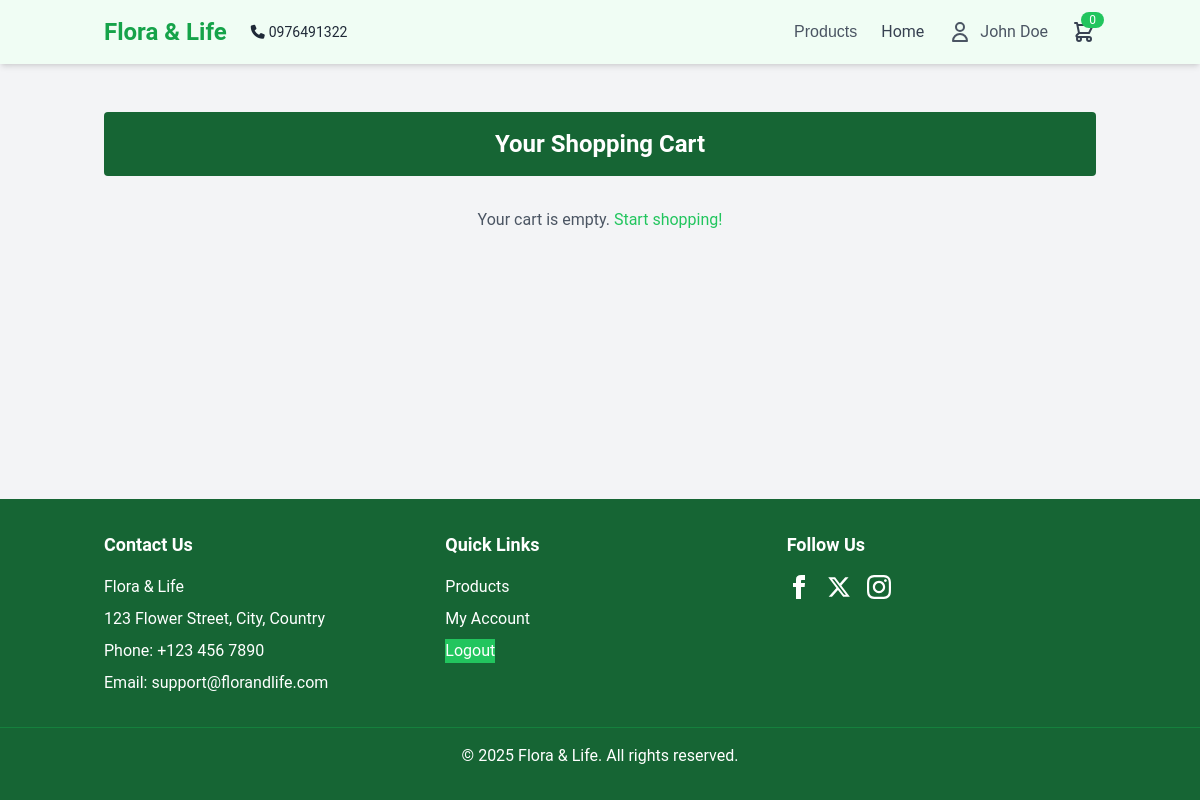
The page /cart.php (signed in) on the database as committed earlier.
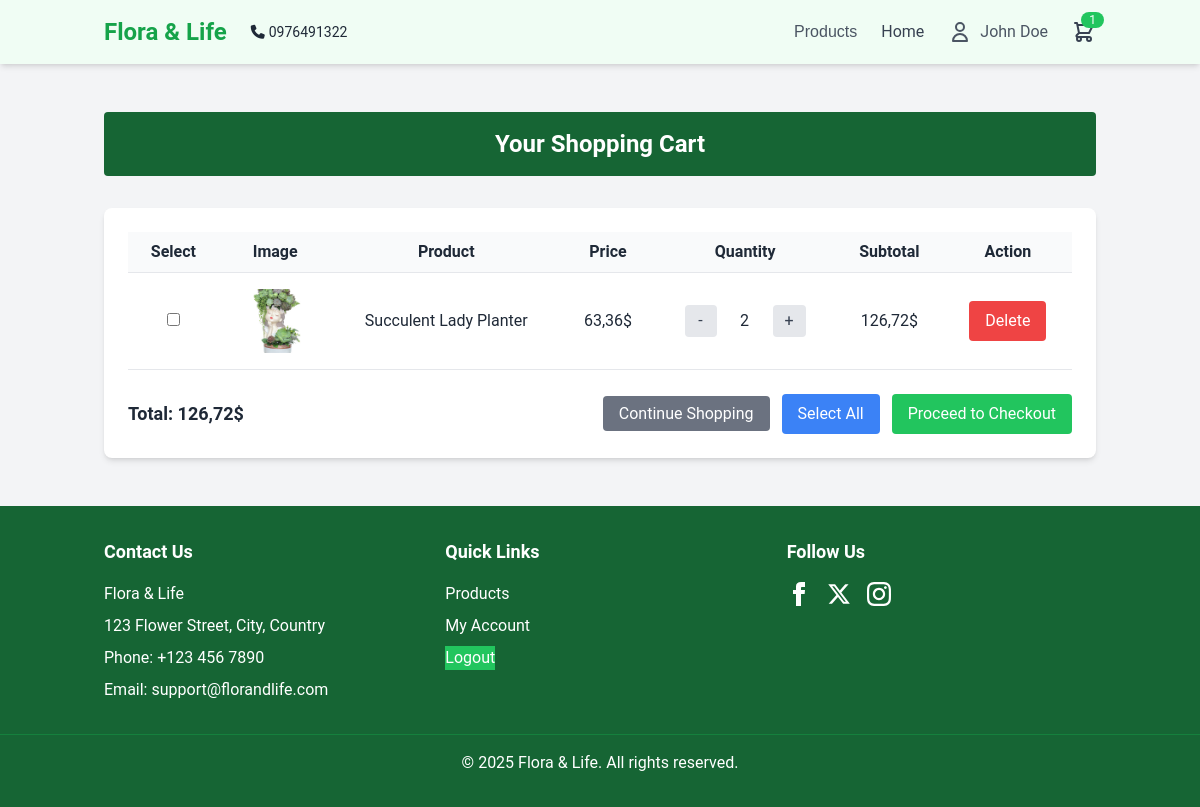
The same page on the database as committed later.
### tables this page shows
CREATE TABLE `cart` (
  `id` int(11) NOT NULL,
  `user_id` bigint(20) NOT NULL,
  `pid` bigint(20) NOT NULL,
  `name` varchar(255) NOT NULL,
  `price` decimal(10,2) NOT NULL,
  `quantity` int(11) NOT NULL,
  `image` varchar(255) NOT NULL,
  `created_at` datetime DEFAULT current_timestamp(),
  `updated_at` datetime DEFAULT current_timestamp() ON UPDATE current_timestamp()
);

CREATE TABLE `products` (
  `id` bigint(20) NOT NULL,
  `name` varchar(255) NOT NULL,
  `price` decimal(10,2) NOT NULL,
  `sale` decimal(10,2) NOT NULL DEFAULT 0.00,
  `product_detail` text NOT NULL,
  `image` varchar(255) NOT NULL,
  `origin` varchar(255) DEFAULT NULL,
  `type` enum('birthday','wedding','bouquet','condolence','basket','other') DEFAULT 'other',
  `created_at` datetime DEFAULT current_timestamp(),
  `updated_at` datetime DEFAULT current_timestamp() ON UPDATE current_timestamp()
);

### cart.php (the view, shortened to what the changed rows need)
<?php
include 'connection.php';
$user_id = isset($_SESSION['user_id']) ? $_SESSION['user_id'] : null;
function fetchCartItems($conn, $user_id) {
    $cart_items = [];
    $total_price = 0;
    $stmt = $conn->prepare("
        SELECT c.id, c.pid, c.name, p.price, c.quantity, c.image, p.sale
        FROM cart c
        JOIN products p ON c.pid = p.id
        WHERE c.user_id = ?
    ");
    $stmt->bind_param("i", $user_id);
    $stmt->execute();
    $result = $stmt->get_result();
    while ($row = $result->fetch_assoc()) {
        $cart_items[] = $row;
        $discounted_price = $row['price'] * (100 - $row['sale']) / 100;
        $total_price += $discounted_price * $row['quantity'];
    }
    return ['items' => $cart_items, 'total_price' => $total_price];
}
$cart_data = fetchCartItems($conn, $user_id);
$cart_items = $cart_data['items'];
$total_price = $cart_data['total_price'];
$cart_count = count($cart_items);
?>
<!DOCTYPE html>
<html lang="en">
<head>
    <link rel="stylesheet" href="style1.css">
    <script src="https://cdn.tailwindcss.com"></script>
    <link rel="stylesheet" href="https://cdnjs.cloudflare.com/ajax/libs/font-awesome/6.4.2/css/all.min.css"/>
</head>
<body>
    <header class="bg-green-50 shadow-md sticky top-0 z-50">
        <div class="container mx-auto px-4 py-4 flex justify-between items-center">
            <nav class="nav-links flex space-x-6 items-center">
                <a href="cart.php" class="text-gray-700 hover:text-green-500 relative">
                    <svg class="w-6 h-6" fill="none" stroke="currentColor" viewBox="0 0 24 24">
                        <path stroke-linecap="round" stroke-linejoin="round" stroke-width="2" d="M3 3h2l.4 2M7 13h10l4-8H5.4M7 13L5.4 5M7 13l-2.293 2.293c-.63.63-.184 1.707.707 1.707H17m0 0a2 2 0 100 4 2 2 0 000-4zm-8 2a2 2 0 11-4 0 2 2 0 014 0z"></path>
                    </svg>
                    <span class="absolute -top-2 -right-2 bg-green-500 text-white text-xs rounded-full px-2"><?php echo $cart_count; ?></span>
                </a>
            </nav>
        </div>
    </header>
    <main class="py-12 bg-gray-100">
        <div class="container mx-auto px-4">
            <h2 class="text-2xl font-bold text-white text-center bg-green-800 py-4 mb-8 rounded">Your Shopping Cart</h2>
            <?php if (empty($cart_items)): ?>
                <p class="text-gray-600 text-center">Your cart is empty. <a href="customer.php" class="text-green-500 hover:underline">Start shopping!</a></p>
            <?php else: ?>
                <div class="bg-white p-6 rounded-lg shadow-md">
                    <form id="checkout-form" action="checkout.php" method="POST">
                        <table class="w-full text-left">
                            <thead>
                                <tr class="border-b">
                                    <th class="py-2">Select</th>
                                    <th class="py-2">Image</th>
                                    <th class="py-2">Product</th>
                                    <th class="py-2">Price</th>
                                    <th class="py-2">Quantity</th>
                                    <th class="py-2">Subtotal</th>
                                    <th class="py-2">Action</th>
                                </tr>
                            </thead>
                            <tbody>
                                <?php foreach ($cart_items as $item): ?>
                                    <tr class="border-b">
                                        <td class="py-4">
                                            <input type="checkbox" name="cart_ids[]" value="<?php echo $item['id']; ?>" class="item-checkbox">
                                        </td>
                                        <td class="py-4">
                                            <img src="image/<?php echo htmlspecialchars($item['image']); ?>" alt="<?php echo htmlspecialchars($item['name']); ?>" class="w-16 h-16 object-cover rounded">
                                        </td>
                                        <td class="py-4"><?php echo htmlspecialchars($item['name']); ?></td>
                                        <td class="py-4">
                                            <?php
                                            $discounted_price = $item['price'] * (100 - $item['sale']) / 100;
                                            echo number_format($discounted_price, 2, ',', '.');
                                            ?>$
                                        </td>
                                        <td class="py-4">
                                            <div class="quantity-controls">
                                                <form action="cart.php" method="POST">
                                                    <button type="submit" name="decrease_quantity">-</button>
                                                </form>
                                                <span><?php echo $item['quantity']; ?></span>
                                                <form action="cart.php" method="POST">
                                                    <button type="submit" name="increase_quantity">+</button>
                                                </form>
                                            </div>
                                        </td>
                                        <td class="py-4">
                                            <?php echo number_format($discounted_price * $item['quantity'], 2, ',', '.'); ?>$
                                        </td>
                                        <td class="py-4">
                                            <form action="cart.php" method="POST">
                                                <button type="submit" name="remove_item" style="background-color: #ef4444; color: white; padding: 8px 16px; border: none; border-radius: 4px; cursor: pointer;">Delete</button>
                                            </form>
                                        </td>
                                    </tr>
                                <?php endforeach; ?>
                            </tbody>
                        </table>
                        <div class="mt-6 flex justify-between items-center">
                            <div>
                                <p class="text-lg font-bold">Total: <?php echo number_format($total_price, 2, ',', '.'); ?>$</p>
                            </div>
                            <div>
                                <a href="products.php" class="bg-gray-500 text-white px-4 py-2 rounded hover:bg-gray-600 mr-2">Continue Shopping</a>
                                <button type="button" id="select-all-btn" onclick="toggleSelectAll()" class="bg-blue-500 text-white px-4 py-2 rounded hover:bg-blue-600 mr-2">Select All</button>
                                <button type="submit" name="checkout_selected" class="bg-green-500 text-white px-4 py-2 rounded hover:bg-green-600">Proceed to Checkout</button>
                            </div>
                        </div>
                    </form>
                </div>
            <?php endif; ?>
        </div>
    </main>
</body>
</html>

Rows that differ between the two databases and show on the page:
added cart: image (picture), name "Succulent Lady Planter", pid.sale "63,36", quantity "2", $discounted_price * $item['quantity'] "126,72"
Other text that changed with them:
$cart_count: "0" → "1"
$total_price: (not shown) → "126,72"
text no longer shown: "Your cart is empty. Start shopping!"
text now shown: "Select Image Product Price Quantity Subtotal Action Total: $ Continue Shopping Select All Proceed to Checkout"
